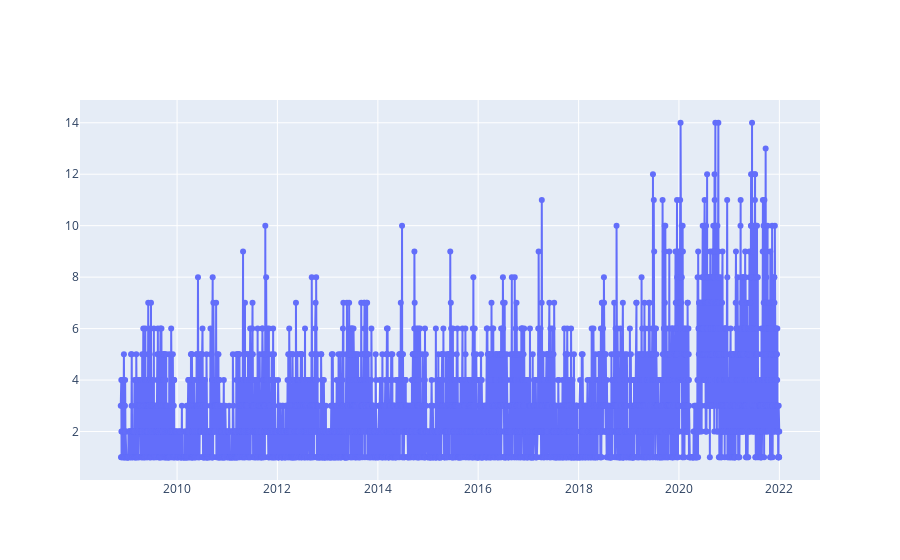

The code cell stored with this chart in its notebook:
### Markdown cell above
## Evolution du nombre journalier d'accidents de vélo à Paris

### Code cell
plot_timeseries(group_accidents_velo_paris.date[365*3:] , group_accidents_velo_paris.Num_Acc[365*3:] )

### Figure 1 — Plotly figure (JSON) as saved in the notebook; plotly's stock layout.template omitted (floating-point values rounded to 4 significant figures; data arrays with more than 128 entries replaced by an {"elided": "..."} marker saying what was removed)
{"data": [{"mode": "lines+markers", "type": "scatter", "x": {"elided": "4038 str values"}, "y": {"elided": "4038 int values"}}], "layout": {}}
